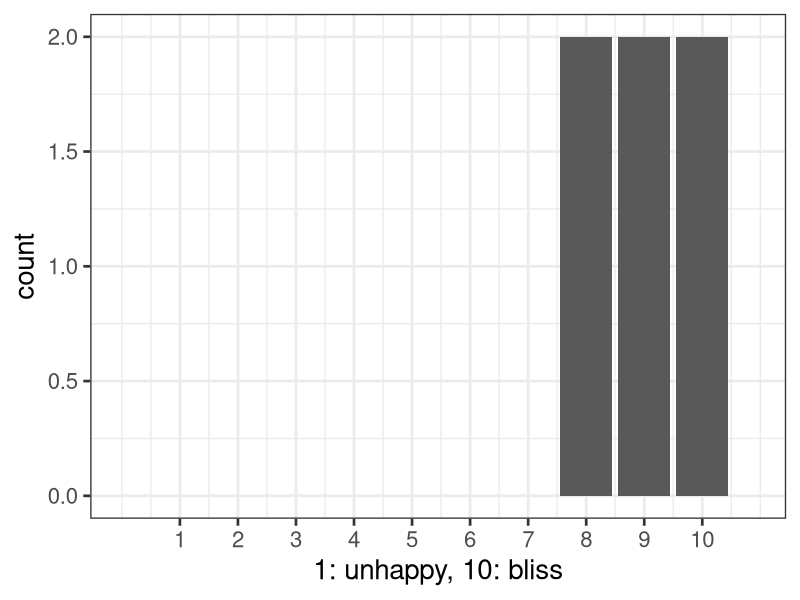
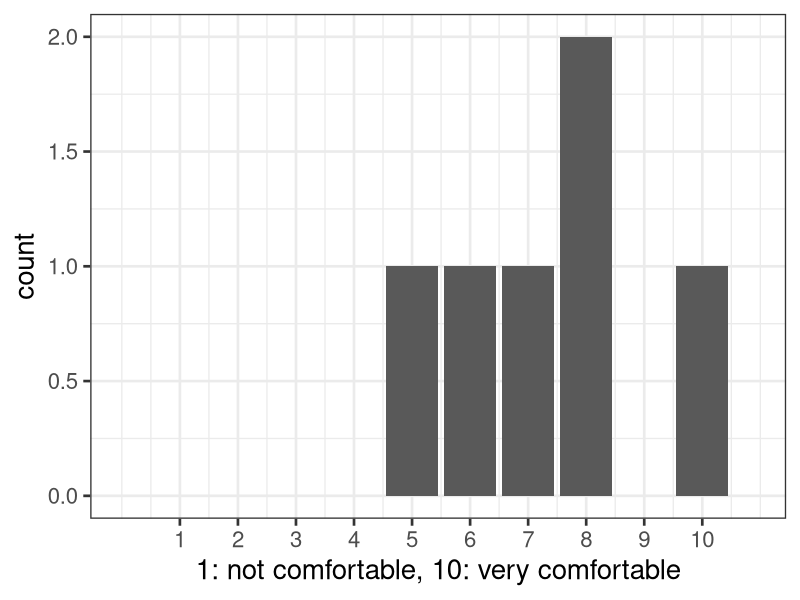
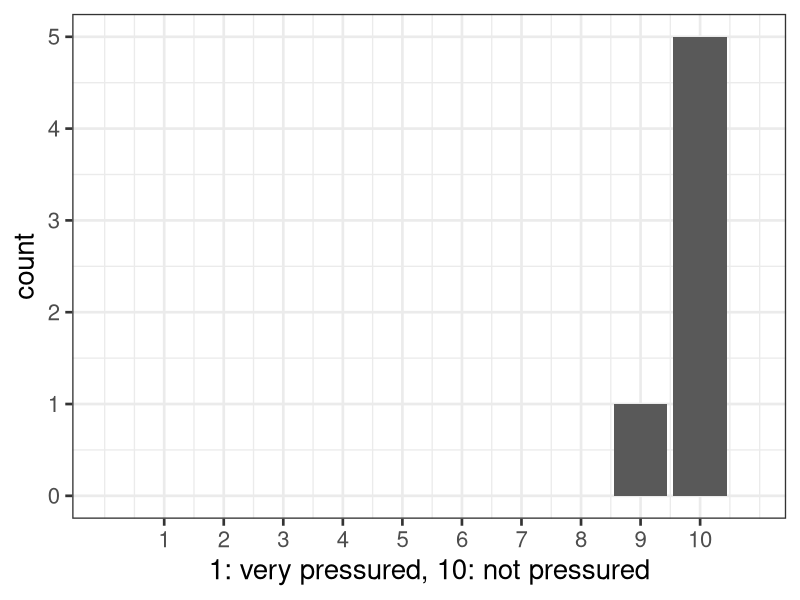
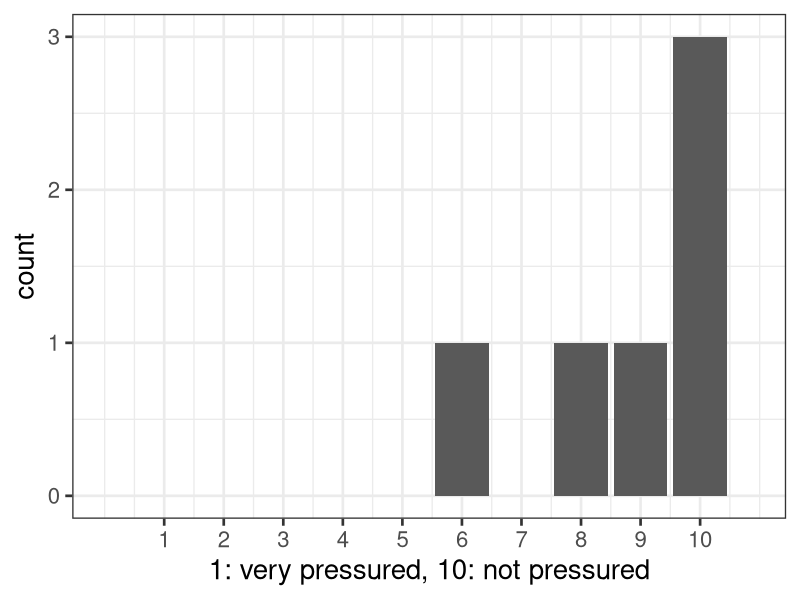
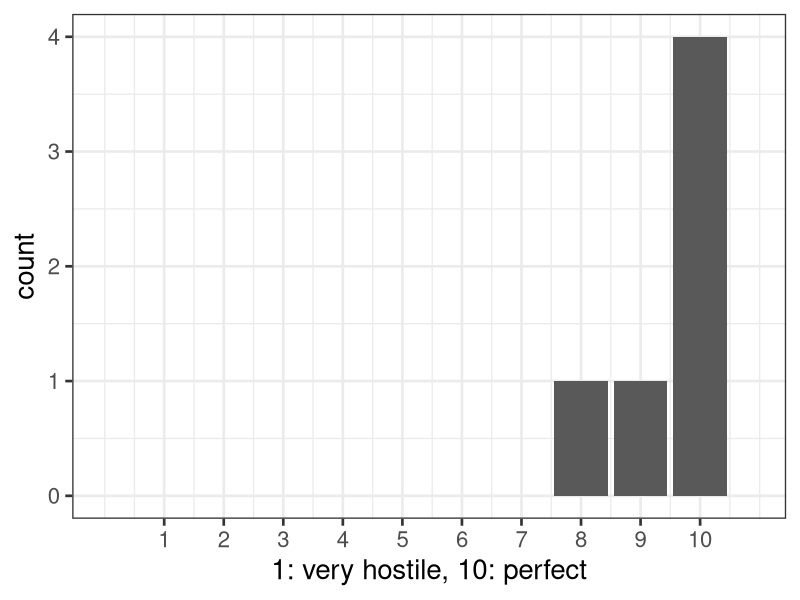
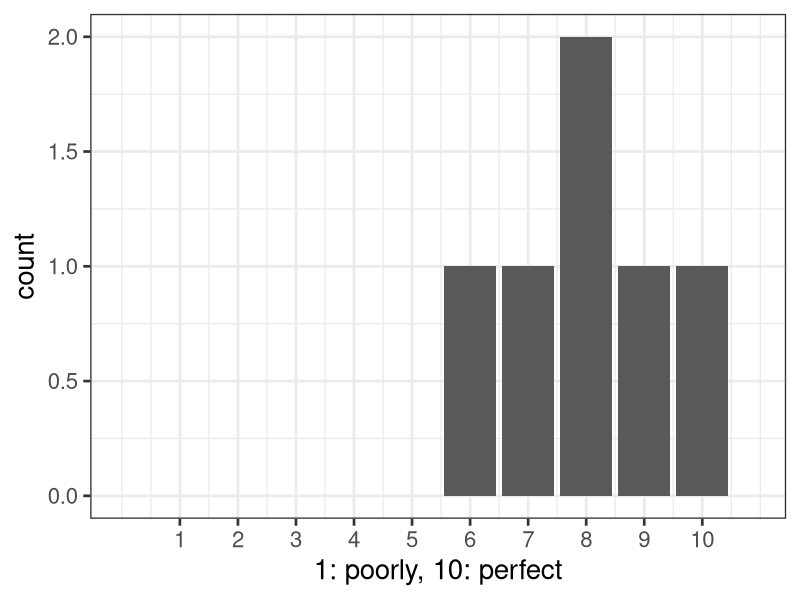
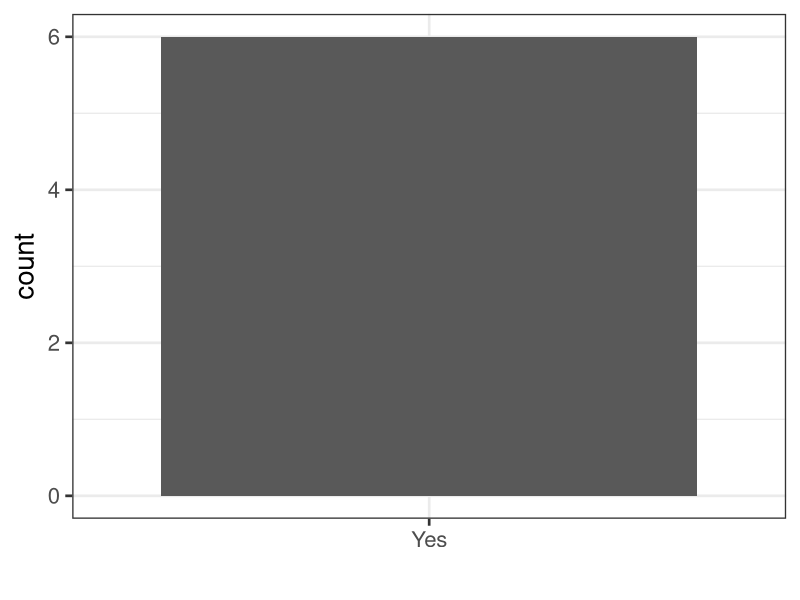
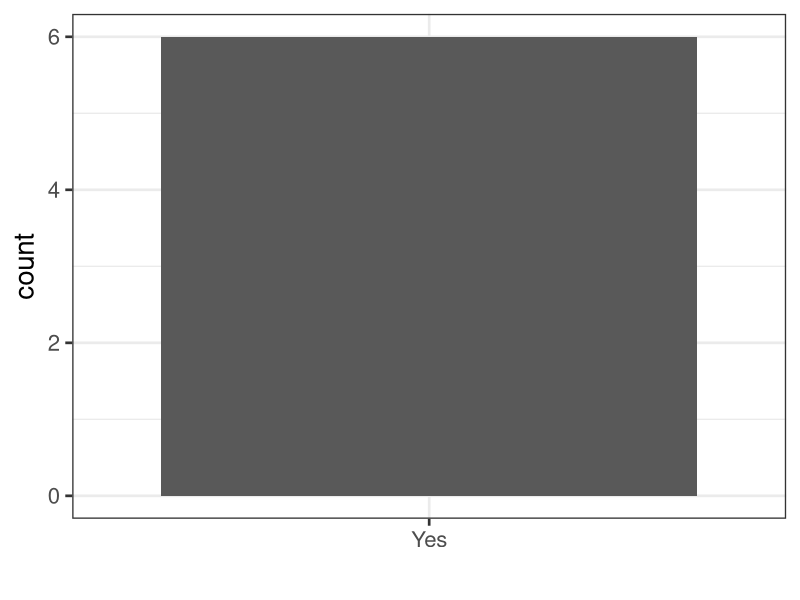

The R script that drew these images, in order:
## ---- chunk 1
library("ggplot2")
ggplot(data.frame(x = c(8, 8, 9, 9, 10, 10)), aes(x = x)) + geom_bar() + theme_bw(base_size = 20) + xlab("1: unhappy, 10: bliss") + scale_x_continuous(breaks = 1:10, limits = c(0, 10.9))
## ---- chunk 2
library("ggplot2")
ggplot(data.frame(x = c(5, 7, 6, 8, 10, 8)), aes(x = x)) + geom_bar() + theme_bw(base_size = 20) + xlab("1: not comfortable, 10: very comfortable") + scale_x_continuous(breaks = 1:10, limits = c(0, 10.9))
## ---- chunk 3
library("ggplot2")
ggplot(data.frame(x = c(10, 9, 10, 10, 10, 10)), aes(x = x)) + geom_bar() + theme_bw(base_size = 20) + xlab("1: very pressured, 10: not pressured") + scale_x_continuous(breaks = 1:10, limits = c(0, 10.9))
## ---- chunk 4
library("ggplot2")
ggplot(data.frame(x = c(10, 9, 8, 6, 10, 10)), aes(x = x)) + geom_bar() + theme_bw(base_size = 20) + xlab("1: very pressured, 10: not pressured") + scale_x_continuous(breaks = 1:10, limits = c(0, 10.9))
## ---- chunk 5
library("ggplot2")
ggplot(data.frame(x = c(10, 9, 10, 10, 10, 8)), aes(x = x)) + geom_bar() + theme_bw(base_size = 20) + xlab("1: very hostile, 10: perfect") + scale_x_continuous(breaks = 1:10, limits = c(0, 10.9))
## ---- chunk 6
library("ggplot2")
ggplot(data.frame(x = c(6, 8, 8, 9, 10, 7)), aes(x = x)) + geom_bar() + theme_bw(base_size = 20) + xlab("1: poorly, 10: perfect") + scale_x_continuous(breaks = 1:10, limits = c(0, 10.9))
## ---- chunk 7
library("ggplot2")
library("dplyr")
data.frame(x = c("Yes", "Yes", "Yes", "Yes", "Yes", "Yes")) %>%
    count(x) %>%
    ggplot(aes(x = x, y = n)) + geom_bar(stat = "identity") +
    theme_bw(base_size = 20) + xlab("") + ylab("count")
## ---- chunk 8
library("ggplot2")
library("dplyr")
data.frame(x = c("Yes", "Yes", "Yes", "Yes", "Yes", "Yes")) %>%
    count(x) %>%
    ggplot(aes(x = x, y = n)) + geom_bar(stat = "identity") +
    theme_bw(base_size = 20) + xlab("") + ylab("count")
## ---- chunk 9
library("ggplot2")
ggplot(data.frame(x = c(4, 7, 6, 9, 10, 10)), aes(x = x)) + geom_bar() + theme_bw(base_size = 20) + xlab("1: inadequate, 10: perfect") + scale_x_continuous(breaks = 1:10, limits = c(0, 10.9))
## ---- chunk 10
library("ggplot2")
ggplot(data.frame(x = c(4, 6, 3, 9, 10, 8)), aes(x = x)) + geom_bar() + theme_bw(base_size = 20) + xlab("1: inadequate, 10: perfect") + scale_x_continuous(breaks = 1:10, limits = c(0, 10.9))
## ---- chunk 11
library("ggplot2")
ggplot(data.frame(x = c(9, 9, 8, 10, 10, 10)), aes(x = x)) + geom_bar() + theme_bw(base_size = 20) + xlab("1: useless, 10: perfect") + scale_x_continuous(breaks = 1:10, limits = c(0, 10.9))
## ---- chunk 12
library("ggplot2")
ggplot(data.frame(x = c(10, 9, 9, 10, 10, 10)), aes(x = x)) + geom_bar() + theme_bw(base_size = 20) + xlab("1: poorly, 10: perfect") + scale_x_continuous(breaks = 1:10, limits = c(0, 10.9))
## ---- chunk 13
library("ggplot2")
library("dplyr")
data.frame(x = c("Yes", "Yes", "Yes", "Yes", "Yes", "No")) %>%
    count(x) %>%
    ggplot(aes(x = x, y = n)) + geom_bar(stat = "identity") +
    theme_bw(base_size = 20) + xlab("") + ylab("count")
## ---- chunk 14
library("ggplot2")
library("dplyr")
data.frame(x = c("Yes", "Yes", "Yes", "Yes", "Yes", "Yes")) %>%
    count(x) %>%
    ggplot(aes(x = x, y = n)) + geom_bar(stat = "identity") +
    theme_bw(base_size = 20) + xlab("") + ylab("count")
## ---- chunk 15
library("ggplot2")
ggplot(data.frame(x = c(6, 9, 7, 10, 10, 10)), aes(x = x)) + geom_bar() + theme_bw(base_size = 20) + xlab("1: difficult, 10: easy") + scale_x_continuous(breaks = 1:10, limits = c(0, 10.9))
## ---- chunk 16
library("ggplot2")
ggplot(data.frame(x = c(6, 9, 8, 10, 10, 10)), aes(x = x)) + geom_bar() + theme_bw(base_size = 20) + xlab("1: difficult, 10: easy") + scale_x_continuous(breaks = 1:10, limits = c(0, 10.9))
## ---- chunk 17
library("ggplot2")
ggplot(data.frame(x = c(5, 7, 8, 8, 10, 10)), aes(x = x)) + geom_bar() + theme_bw(base_size = 20) + xlab("1: useless, 10: perfect") + scale_x_continuous(breaks = 1:10, limits = c(0, 10.9))
## ---- chunk 18
library("ggplot2")
ggplot(data.frame(x = c(7, 9, 6, 10, 10, 10)), aes(x = x)) + geom_bar() + theme_bw(base_size = 20) + xlab("1: useless, 10: perfect") + scale_x_continuous(breaks = 1:10, limits = c(0, 10.9))
## ---- chunk 19
library("ggplot2")
ggplot(data.frame(x = c(6, 7, 8, 8, 10, 10)), aes(x = x)) + geom_bar() + theme_bw(base_size = 20) + xlab("1: useless, 10: perfect") + scale_x_continuous(breaks = 1:10, limits = c(0, 10.9))
## ---- chunk 20
library("ggplot2")
ggplot(data.frame(x = c(8, 8, 7, 10, 10, 10)), aes(x = x)) + geom_bar() + theme_bw(base_size = 20) + xlab("1: constrained, 10: completely free") + scale_x_continuous(breaks = 1:10, limits = c(0, 10.9))
## ---- chunk 21
library("ggplot2")
ggplot(data.frame(x = c(4, 5, 5, 8, 10, 7)), aes(x = x)) + geom_bar() + theme_bw(base_size = 20) + xlab("1: not at all, 10: extremely") + scale_x_continuous(breaks = 1:10, limits = c(0, 10.9))
## ---- chunk 22
library("ggplot2")
library("dplyr")
data.frame(x = c("No", "No", "No", "No", "No", "No")) %>%
    count(x) %>%
    ggplot(aes(x = x, y = n)) + geom_bar(stat = "identity") +
    theme_bw(base_size = 20) + xlab("") + ylab("count")
## ---- chunk 23
library("ggplot2")
ggplot(data.frame(x = c(9, 10, 10, 10, 10, 10)), aes(x = x)) + geom_bar() + theme_bw(base_size = 20) + xlab("1: inadequate, 10: perfect") + scale_x_continuous(breaks = 1:10, limits = c(0, 10.9))
## ---- chunk 24
library("ggplot2")
ggplot(data.frame(x = c(4, 8, 6, 6, 10, 10)), aes(x = x)) + geom_bar() + theme_bw(base_size = 20) + xlab("1: impossible, 10: perfect") + scale_x_continuous(breaks = 1:10, limits = c(0, 10.9))
## ---- chunk 25
library("ggplot2")
library("dplyr")
data.frame(x = c("Weekly", "Weekly", "Rarely", "Rarely", "Monthly", "Weekly")) %>%
    count(x) %>%
    ggplot(aes(x = x, y = n)) + geom_bar(stat = "identity") +
    theme_bw(base_size = 20) + xlab("") + ylab("count")
## ---- chunk 26
library("ggplot2")
ggplot(data.frame(x = c(10, 9, 7, 8, 10, 10)), aes(x = x)) + geom_bar() + theme_bw(base_size = 20) + xlab("1: inadequate, 10: perfect") + scale_x_continuous(breaks = 1:10, limits = c(0, 10.9))
## ---- chunk 27
library("ggplot2")
ggplot(data.frame(x = c(8, 9, 5, 10, 10, 5)), aes(x = x)) + geom_bar() + theme_bw(base_size = 20) + xlab("1: inadequate, 10: perfect") + scale_x_continuous(breaks = 1:10, limits = c(0, 10.9))
## ---- chunk 28
library("ggplot2")
ggplot(data.frame(x = c(5, 9, 9, 10, 10, 10)), aes(x = x)) + geom_bar() + theme_bw(base_size = 20) + xlab("1: inadequate, 10: perfect") + scale_x_continuous(breaks = 1:10, limits = c(0, 10.9))
